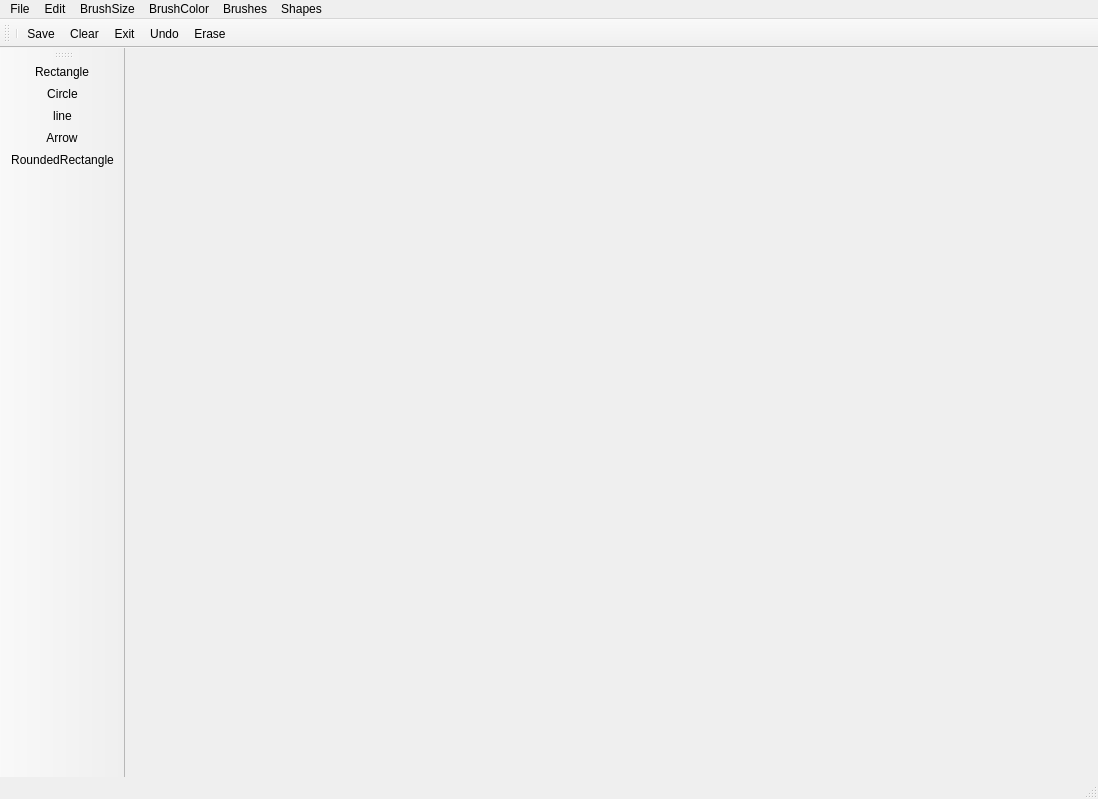
<?xml version="1.0" encoding="UTF-8"?>
<ui version="4.0">
 <class>MainWindow</class>
 <widget class="QMainWindow" name="MainWindow">
  <property name="geometry">
   <rect>
    <x>0</x>
    <y>0</y>
    <width>1098</width>
    <height>799</height>
   </rect>
  </property>
  <property name="windowTitle">
   <string>MainWindow</string>
  </property>
  <widget class="QWidget" name="centralwidget"/>
  <widget class="QMenuBar" name="menubar">
   <property name="geometry">
    <rect>
     <x>0</x>
     <y>0</y>
     <width>1098</width>
     <height>26</height>
    </rect>
   </property>
   <widget class="QMenu" name="menuFile">
    <property name="title">
     <string>File</string>
    </property>
    <addaction name="actionSave"/>
    <addaction name="actionClear"/>
    <addaction name="actionExit"/>
   </widget>
   <widget class="QMenu" name="menuEdit">
    <property name="title">
     <string>Edit</string>
    </property>
    <addaction name="actionUndo"/>
    <addaction name="actionErase"/>
   </widget>
   <widget class="QMenu" name="menuBrushSize">
    <property name="title">
     <string>BrushSize</string>
    </property>
    <addaction name="action3px"/>
    <addaction name="action5px"/>
    <addaction name="action7px"/>
    <addaction name="action9px"/>
    <addaction name="action11px"/>
    <addaction name="action13px"/>
   </widget>
   <widget class="QMenu" name="menuBrushColor">
    <property name="title">
     <string>BrushColor</string>
    </property>
    <addaction name="actionBlack"/>
    <addaction name="actionBlue"/>
    <addaction name="actionRed"/>
    <addaction name="actionYellow"/>
    <addaction name="actionGreen"/>
   </widget>
   <widget class="QMenu" name="menuBrushes">
    <property name="title">
     <string>Brushes</string>
    </property>
    <addaction name="actionSolid"/>
    <addaction name="actionAir"/>
    <addaction name="actionCalligraphy"/>
    <addaction name="actionOil"/>
    <addaction name="actionCrayon"/>
   </widget>
   <widget class="QMenu" name="menuShapes">
    <property name="title">
     <string>Shapes</string>
    </property>
    <addaction name="actionRectangle"/>
    <addaction name="actionCircle"/>
    <addaction name="actionline"/>
    <addaction name="actionArrow"/>
    <addaction name="actionRoundedRectangle"/>
   </widget>
   <addaction name="menuFile"/>
   <addaction name="menuEdit"/>
   <addaction name="menuBrushSize"/>
   <addaction name="menuBrushColor"/>
   <addaction name="menuBrushes"/>
   <addaction name="menuShapes"/>
  </widget>
  <widget class="QStatusBar" name="statusbar"/>
  <widget class="QToolBar" name="toolBar">
   <property name="windowTitle">
    <string>toolBar</string>
   </property>
   <attribute name="toolBarArea">
    <enum>TopToolBarArea</enum>
   </attribute>
   <attribute name="toolBarBreak">
    <bool>false</bool>
   </attribute>
   <addaction name="separator"/>
   <addaction name="actionSave"/>
   <addaction name="actionClear"/>
   <addaction name="actionExit"/>
   <addaction name="actionUndo"/>
   <addaction name="actionErase"/>
  </widget>
  <widget class="QToolBar" name="toolBar_2">
   <property name="windowTitle">
    <string>toolBar_2</string>
   </property>
   <attribute name="toolBarArea">
    <enum>LeftToolBarArea</enum>
   </attribute>
   <attribute name="toolBarBreak">
    <bool>false</bool>
   </attribute>
   <addaction name="actionRectangle"/>
   <addaction name="actionCircle"/>
   <addaction name="actionline"/>
   <addaction name="actionArrow"/>
   <addaction name="actionRoundedRectangle"/>
  </widget>
  <action name="actionSave">
   <property name="icon">
    <iconset resource="resource.qrc">
     <normaloff>:/images/save.png</normaloff>:/images/save.png</iconset>
   </property>
   <property name="text">
    <string>Save</string>
   </property>
   <property name="shortcut">
    <string>Ctrl+S</string>
   </property>
   <property name="visible">
    <bool>true</bool>
   </property>
  </action>
  <action name="actionClear">
   <property name="icon">
    <iconset resource="resource.qrc">
     <normaloff>:/images/clear.jpg</normaloff>:/images/clear.jpg</iconset>
   </property>
   <property name="text">
    <string>Clear</string>
   </property>
   <property name="shortcut">
    <string>Ctrl+C</string>
   </property>
  </action>
  <action name="actionExit">
   <property name="icon">
    <iconset resource="resource.qrc">
     <normaloff>:/images/exit 2.png</normaloff>:/images/exit 2.png</iconset>
   </property>
   <property name="text">
    <string>Exit</string>
   </property>
   <property name="shortcut">
    <string>Ctrl+E</string>
   </property>
  </action>
  <action name="actionUndo">
   <property name="icon">
    <iconset resource="resource.qrc">
     <normaloff>:/images/undo.png</normaloff>:/images/undo.png</iconset>
   </property>
   <property name="text">
    <string>Undo</string>
   </property>
   <property name="shortcut">
    <string>Ctrl+B</string>
   </property>
  </action>
  <action name="actionErase">
   <property name="icon">
    <iconset resource="resource.qrc">
     <normaloff>:/images/eraser.jpg</normaloff>:/images/eraser.jpg</iconset>
   </property>
   <property name="text">
    <string>Erase</string>
   </property>
   <property name="shortcut">
    <string>Backspace</string>
   </property>
  </action>
  <action name="action3px">
   <property name="icon">
    <iconset resource="resource.qrc">
     <normaloff>:/images/three.png</normaloff>:/images/three.png</iconset>
   </property>
   <property name="text">
    <string>3px</string>
   </property>
   <property name="shortcut">
    <string>Ctrl+3</string>
   </property>
  </action>
  <action name="action5px">
   <property name="icon">
    <iconset resource="resource.qrc">
     <normaloff>:/images/five.png</normaloff>:/images/five.png</iconset>
   </property>
   <property name="text">
    <string>5px</string>
   </property>
   <property name="shortcut">
    <string>Ctrl+5</string>
   </property>
  </action>
  <action name="action7px">
   <property name="icon">
    <iconset resource="resource.qrc">
     <normaloff>:/images/seven.png</normaloff>:/images/seven.png</iconset>
   </property>
   <property name="text">
    <string>7px</string>
   </property>
   <property name="shortcut">
    <string>Ctrl+7</string>
   </property>
  </action>
  <action name="action9px">
   <property name="icon">
    <iconset resource="resource.qrc">
     <normaloff>:/images/nine.png</normaloff>:/images/nine.png</iconset>
   </property>
   <property name="text">
    <string>9px</string>
   </property>
   <property name="shortcut">
    <string>Ctrl+9</string>
   </property>
  </action>
  <action name="action11px">
   <property name="icon">
    <iconset resource="resource.qrc">
     <normaloff>:/images/eleven.png</normaloff>:/images/eleven.png</iconset>
   </property>
   <property name="text">
    <string>11px</string>
   </property>
  </action>
  <action name="action13px">
   <property name="icon">
    <iconset resource="resource.qrc">
     <normaloff>:/images/thirteen.png</normaloff>:/images/thirteen.png</iconset>
   </property>
   <property name="text">
    <string>13px</string>
   </property>
  </action>
  <action name="actionBlack">
   <property name="icon">
    <iconset resource="resource.qrc">
     <normaloff>:/images/black.png</normaloff>:/images/black.png</iconset>
   </property>
   <property name="text">
    <string>Black</string>
   </property>
  </action>
  <action name="actionBlue">
   <property name="icon">
    <iconset resource="resource.qrc">
     <normaloff>:/images/blue.png</normaloff>:/images/blue.png</iconset>
   </property>
   <property name="text">
    <string>Blue</string>
   </property>
  </action>
  <action name="actionRed">
   <property name="icon">
    <iconset resource="resource.qrc">
     <normaloff>:/images/red.png</normaloff>:/images/red.png</iconset>
   </property>
   <property name="text">
    <string>Red</string>
   </property>
  </action>
  <action name="actionYellow">
   <property name="icon">
    <iconset resource="resource.qrc">
     <normaloff>:/images/yellow.png</normaloff>:/images/yellow.png</iconset>
   </property>
   <property name="text">
    <string>Yellow</string>
   </property>
  </action>
  <action name="actionGreen">
   <property name="icon">
    <iconset resource="resource.qrc">
     <normaloff>:/images/green.png</normaloff>:/images/green.png</iconset>
   </property>
   <property name="text">
    <string>Green</string>
   </property>
  </action>
  <action name="actionSolid">
   <property name="text">
    <string>Solid Brush</string>
   </property>
  </action>
  <action name="actionAir">
   <property name="text">
    <string>Air Brush</string>
   </property>
  </action>
  <action name="actionCalligraphy">
   <property name="text">
    <string>Calligraphy Brush</string>
   </property>
  </action>
  <action name="actionOil">
   <property name="text">
    <string>Oil Brush</string>
   </property>
  </action>
  <action name="actionCrayon">
   <property name="text">
    <string>Crayon Brush</string>
   </property>
  </action>
  <action name="actionRectangle">
   <property name="icon">
    <iconset resource="resource.qrc">
     <normaloff>:/images/rectangle.png</normaloff>:/images/rectangle.png</iconset>
   </property>
   <property name="text">
    <string>Rectangle</string>
   </property>
  </action>
  <action name="actionCircle">
   <property name="icon">
    <iconset resource="resource.qrc">
     <normaloff>:/images/circle.png</normaloff>:/images/circle.png</iconset>
   </property>
   <property name="text">
    <string>Circle</string>
   </property>
  </action>
  <action name="actionline">
   <property name="icon">
    <iconset resource="resource.qrc">
     <normaloff>:/images/line.png</normaloff>:/images/line.png</iconset>
   </property>
   <property name="text">
    <string>line</string>
   </property>
  </action>
  <action name="actionArrow">
   <property name="icon">
    <iconset resource="resource.qrc">
     <normaloff>:/images/arrow.png</normaloff>:/images/arrow.png</iconset>
   </property>
   <property name="text">
    <string>Arrow</string>
   </property>
  </action>
  <action name="actionRoundedRectangle">
   <property name="icon">
    <iconset resource="resource.qrc">
     <normaloff>:/images/roundedrectangle.png</normaloff>:/images/roundedrectangle.png</iconset>
   </property>
   <property name="text">
    <string>RoundedRectangle</string>
   </property>
  </action>
 </widget>
 <resources>
  <include location="resource.qrc"/>
 </resources>
 <connections/>
</ui>
